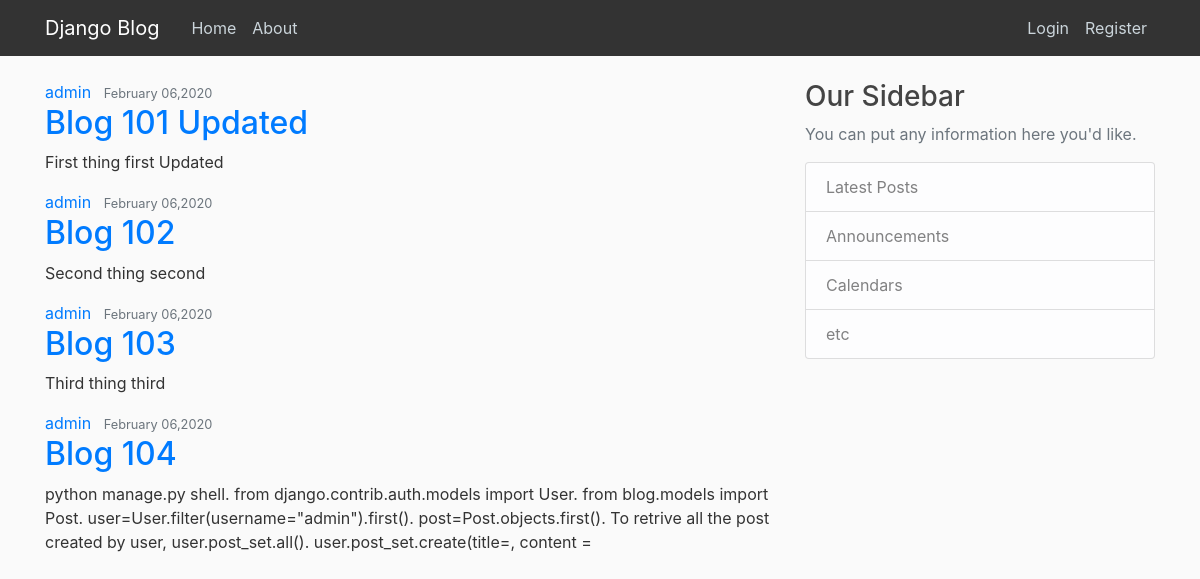
The page / on the database its author committed.
### blog/models.py (models this page shows, shortened)
class Post(models.Model):
    title = models.CharField(max_length = 100)
    content = models.TextField()
    date_posted = models.DateTimeField(default = timezone.now)
    author = models.ForeignKey(User, on_delete = models.CASCADE)

### blog/views.py (the view)
# urls.py: path('', views.home, name="blog-home"),
def home(request):
    context = {
        'posts' : Post.objects.all()
    }
    return render(request, 'blog/home.html', context)

### blog/templates/blog/home.html
{% extends 'blog/base.html' %}
{% block content %}
    {% for post in posts %}
    <article class="media content-section">
        <div class="media-body">
          <div class="article-metadata">
            <a class="mr-2" href="#">{{ post.author }}</a>
            <small class="text-muted">{{ post.date_posted|date:"F d,Y" }}</small>
          </div>
          <h2><a class="article-title" href="#">{{ post.title }}</a></h2>
          <p class="article-content">{{ post.content }}</p>
        </div>
      </article>
    {%endfor%}
{% endblock %}

### blog/templates/blog/base.html (shortened to what this page needs)
{% load static %}
<!DOCTYPE html>
<html lang="en">
<head>
    <link rel="stylesheet" href="https://stackpath.bootstrapcdn.com/bootstrap/4.4.1/css/bootstrap.min.css">
    <link rel="stylesheet" href="{% static 'blog/main.css'%} ">
</head>
<body>
    <header class="site-header">
        <nav class="navbar navbar-expand-md navbar-dark bg-steel fixed-top">
          <div class="container">
            <a class="navbar-brand mr-4" href="{% url 'blog-home' %}">Django Blog</a>
            <div class="collapse navbar-collapse" id="navbarToggle">
              <div class="navbar-nav mr-auto">
                <a class="nav-item nav-link" href="{% url 'blog-home' %}">Home</a>
                <a class="nav-item nav-link" href="{% url 'blog-about' %} ">About</a>
              </div>
              <div class="navbar-nav">
                {% if user.is_authenticated%}
                 <a class="nav-item nav-link" href = "{% url 'profile' %}">Profile</a>
                 <a class="nav-item nav-link" href="{% url 'logout' %}">Logout</a>
                {% else %}
                  <a class="nav-item nav-link" href="{%url 'login'%}">Login</a>
                  <a class="nav-item nav-link" href="{% url 'register'%}">Register</a>
                {% endif %}
              </div>
            </div>
          </div>
        </nav>
      </header>
      <main role="main" class="container">
        <div class="row">
          <div class="col-md-8">
            {% block content %}
            {% endblock %}
          </div>
          <div class="col-md-4">
            <div class="content-section">
              <h3>Our Sidebar</h3>
              <p class='text-muted'>You can put any information here you'd like.
                <ul class="list-group">
                  <li class="list-group-item list-group-item-light">Latest Posts</li>
                  <li class="list-group-item list-group-item-light">Announcements</li>
                  <li class="list-group-item list-group-item-light">Calendars</li>
                  <li class="list-group-item list-group-item-light">etc</li>
                </ul>
              </p>
            </div>
          </div>
        </div>
      </main>
</body>
</html>

### blog/static/blog/main.css (style rules this page uses)
body { background: #fafafa; color: #333333; margin-top: 5rem; }
h1, h2, h3, h4, h5, h6 { color: #444444; }
ul { margin: 0; }
.bg-steel { background-color: #333; }
.site-header .navbar-nav .nav-link { color: #cbd5db; }

### rows shown on the page
Post: author "admin", date_posted "February 06,2020", title "Blog 101 Updated", content "First thing first Updated"
Post: author "admin", date_posted "February 06,2020", title "Blog 102", content "Second thing second"
Post: author "admin", date_posted "February 06,2020", title "Blog 103", content "Third thing third"
Post: author "admin", date_posted "February 06,2020", title "Blog 104", content "python manage.py shell. from django.contrib.auth.models import User. from blog.models import Post. user=User.filter(username=\"admin\").first(). post=Post.objects.first(). To retrive all the post created by user, user.post_set.all(). user.post_set.create(title=, content ="
